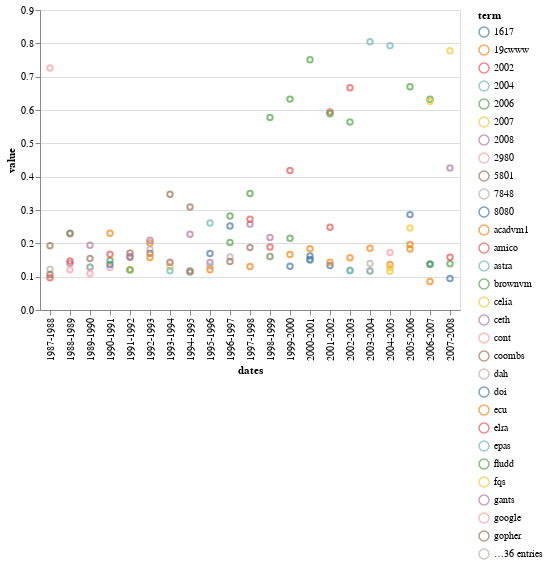

Write notebook code for a chart like this one.
### Code cell
melted_volume = empty_dataframe.melt(id_vars=['term', 'dates'])
alt.Chart(melted_volume).mark_point().encode(
    x='dates',
    y='value',
    color='term',
    tooltip=["term"],
).interactive()

### Figure 1 — Vega-Lite specification as saved in the notebook (floating-point values rounded to 4 significant figures)
{"config": {"view": {"continuousWidth": 400, "continuousHeight": 300}}, "data": {"name": "data-c2e3bdd705f23e50d4966d060541cb05"}, "mark": "point", "encoding": {"color": {"field": "term", "type": "nominal"}, "tooltip": [{"field": "term", "type": "nominal"}], "x": {"field": "dates", "type": "nominal"}, "y": {"field": "value", "type": "quantitative"}}, "selection": {"selector002": {"type": "interval", "bind": "scales", "encodings": ["x", "y"]}}, "$schema": "https://vega.github.io/schema/vega-lite/v4.17.0.json", "datasets": {"data-c2e3bdd705f23e50d4966d060541cb05": [{"term": "snobol", "dates": "1987-1988", "variable": "score", "value": 0.09691}, {"term": "vax", "dates": "1987-1988", "variable": "score", "value": 0.1928}, {"term": "rahtz", "dates": "1987-1988", "variable": "score", "value": 0.122}, {"term": "coombs", "dates": "1987-1988", "variable": "score", "value": 0.1066}, {"term": "utorepas", "dates": "1987-1988", "variable": "score", "value": 0.7259}, {"term": "penndrls", "dates": "1988-1989", "variable": "score", "value": 0.1399}, {"term": "utorepas", "dates": "1988-1989", "variable": "score", "value": 0.1207}, {"term": "na", "dates": "1988-1989", "variable": "score", "value": 0.1473}, {"term": "astra", "dates": "1988-1989", "variable": "score", "value": 0.2313}, {"term": "vax", "dates": "1988-1989", "variable": "score", "value": 0.2291}, {"term": "cont", "dates": "1989-1990", "variable": "score", "value": 0.1279}, {"term": "hypercard", "dates": "1989-1990", "variable": "score", "value": 0.1289}, {"term": "vax", "dates": "1989-1990", "variable": "score", "value": 0.1544}, {"term": "penndrls", "dates": "1989-1990", "variable": "score", "value": 0.1942}, {"term": "psc90", "dates": "1989-1990", "variable": "score", "value": 0.1098}, {"term": "iraq", "dates": "1990-1991", "variable": "score", "value": 0.1272}, {"term": "werman", "dates": "1990-1991", "variable": "score", "value": 0.1366}, {"term": "brownvm", "dates": "1990-1991", "variable": "score", "value": 0.1487}, {"term": "hussein", "dates": "1990-1991", "variable": "score", "value": 0.1673}, {"term": "saddam", "dates": "1990-1991", "variable": "score", "value": 0.2303}, {"term": "idbsu", "dates": "1991-1992", "variable": "score", "value": 0.1214}, {"term": "brownvm", "dates": "1991-1992", "variable": "score", "value": 0.1198}, {"term": "qs", "dates": "1991-1992", "variable": "score", "value": 0.1711}, {"term": "vax", "dates": "1991-1992", "variable": "score", "value": 0.158}, {"term": "uottawa", "dates": "1991-1992", "variable": "score", "value": 0.1608}, {"term": "lemme", "dates": "1992-1993", "variable": "score", "value": 0.2012}, {"term": "dah", "dates": "1992-1993", "variable": "score", "value": 0.182}, {"term": "qs", "dates": "1992-1993", "variable": "score", "value": 0.1701}, {"term": "acadvm1", "dates": "1992-1993", "variable": "score", "value": 0.1573}, {"term": "uottawa", "dates": "1992-1993", "variable": "score", "value": 0.2094}, {"term": "celia", "dates": "1993-1994", "variable": "score", "value": 0.1303}, {"term": "ugl", "dates": "1993-1994", "variable": "score", "value": 0.1421}, {"term": "ippe", "dates": "1993-1994", "variable": "score", "value": 0.1434}, {"term": "gopher", "dates": "1993-1994", "variable": "score", "value": 0.347}, {"term": "neach", "dates": "1993-1994", "variable": "score", "value": 0.1174}, {"term": "epas", "dates": "1994-1995", "variable": "score", "value": 0.1135}, {"term": "waxweb", "dates": "1994-1995", "variable": "score", "value": 0.1143}, {"term": "kevitt", "dates": "1994-1995", "variable": "score", "value": 0.1174}, {"term": "ippe", "dates": "1994-1995", "variable": "score", "value": 0.227}, {"term": "gopher", "dates": "1994-1995", "variable": "score", "value": 0.3093}, {"term": "8080", "dates": "1995-1996", "variable": "score", "value": 0.1692}, {"term": "ceth", "dates": "1995-1996", "variable": "score", "value": 0.1428}, {"term": "hasselmo", "dates": "1995-1996", "variable": "score", "value": 0.1319}, {"term": "19cwww", "dates": "1995-1996", "variable": "score", "value": 0.1206}, {"term": "epas", "dates": "1995-1996", "variable": "score", "value": 0.2607}, {"term": "xxx", "dates": "1996-1997", "variable": "score", "value": 0.2818}, {"term": "ninch", "dates": "1996-1997", "variable": "score", "value": 0.2028}, {"term": "kis", "dates": "1996-1997", "variable": "score", "value": 0.1594}, {"term": "5801", "dates": "1996-1997", "variable": "score", "value": 0.1454}, {"term": "ruhc", "dates": "1996-1997", "variable": "score", "value": 0.2518}, {"term": "htm", "dates": "1997-1998", "variable": "score", "value": 0.1308}, {"term": "5801", "dates": "1997-1998", "variable": "score", "value": 0.1874}, {"term": "gants", "dates": "1997-1998", "variable": "score", "value": 0.2576}, {"term": "elra", "dates": "1997-1998", "variable": "score", "value": 0.2722}, {"term": "ninch", "dates": "1997-1998", "variable": "score", "value": 0.3495}, {"term": "elra", "dates": "1998-1999", "variable": "score", "value": 0.1888}, {"term": "ecu", "dates": "1998-1999", "variable": "score", "value": 0.1605}, {"term": "gants", "dates": "1998-1999", "variable": "score", "value": 0.2173}, {"term": "ninch", "dates": "1998-1999", "variable": "score", "value": 0.5772}, {"term": "xml", "dates": "1998-1999", "variable": "score", "value": 0.1603}, {"term": "ninch", "dates": "1999-2000", "variable": "score", "value": 0.6327}, {"term": "amico", "dates": "1999-2000", "variable": "score", "value": 0.4182}, {"term": "ichim99", "dates": "1999-2000", "variable": "score", "value": 0.2154}, {"term": "htm", "dates": "1999-2000", "variable": "score", "value": 0.1667}, {"term": "hforums", "dates": "1999-2000", "variable": "score", "value": 0.1311}, {"term": "xml", "dates": "2000-2001", "variable": "score", "value": 0.1494}, {"term": "lachance", "dates": "2000-2001", "variable": "score", "value": 0.1623}, {"term": "ninch", "dates": "2000-2001", "variable": "score", "value": 0.7504}, {"term": "hforums", "dates": "2000-2001", "variable": "score", "value": 0.1513}, {"term": "htm", "dates": "2000-2001", "variable": "score", "value": 0.1835}, {"term": "lachance", "dates": "2001-2002", "variable": "score", "value": 0.1335}, {"term": "2002", "dates": "2001-2002", "variable": "score", "value": 0.5943}, {"term": "ninch", "dates": "2001-2002", "variable": "score", "value": 0.5886}, {"term": "amico", "dates": "2001-2002", "variable": "score", "value": 0.2481}, {"term": "htm", "dates": "2001-2002", "variable": "score", "value": 0.1435}, {"term": "2002", "dates": "2002-2003", "variable": "score", "value": 0.6669}, {"term": "ninch", "dates": "2002-2003", "variable": "score", "value": 0.564}, {"term": "xml", "dates": "2002-2003", "variable": "score", "value": 0.1175}, {"term": "tocs", "dates": "2002-2003", "variable": "score", "value": 0.1196}, {"term": "htm", "dates": "2002-2003", "variable": "score", "value": 0.1569}, {"term": "htm", "dates": "2003-2004", "variable": "score", "value": 0.1856}, {"term": "2980", "dates": "2003-2004", "variable": "score", "value": 0.1168}, {"term": "tocs", "dates": "2003-2004", "variable": "score", "value": 0.1172}, {"term": "7848", "dates": "2003-2004", "variable": "score", "value": 0.1394}, {"term": "2004", "dates": "2003-2004", "variable": "score", "value": 0.805}, {"term": "pdf", "dates": "2004-2005", "variable": "score", "value": 0.1164}, {"term": "2004", "dates": "2004-2005", "variable": "score", "value": 0.7929}, {"term": "google", "dates": "2004-2005", "variable": "score", "value": 0.1722}, {"term": "htm", "dates": "2004-2005", "variable": "score", "value": 0.1367}, {"term": "fqs", "dates": "2004-2005", "variable": "score", "value": 0.1268}, {"term": "2006", "dates": "2005-2006", "variable": "score", "value": 0.67}, {"term": "doi", "dates": "2005-2006", "variable": "score", "value": 0.2862}, {"term": "wikipedia", "dates": "2005-2006", "variable": "score", "value": 0.1828}, {"term": "fqs", "dates": "2005-2006", "variable": "score", "value": 0.2462}, {"term": "htm", "dates": "2005-2006", "variable": "score", "value": 0.1968}, {"term": "2006", "dates": "2006-2007", "variable": "score", "value": 0.6323}, {"term": "2007", "dates": "2006-2007", "variable": "score", "value": 0.6257}, {"term": "doi", "dates": "2006-2007", "variable": "score", "value": 0.1384}, {"term": "ubiquity", "dates": "2006-2007", "variable": "score", "value": 0.1368}, {"term": "wikipedia", "dates": "2006-2007", "variable": "score", "value": 0.08534}, {"term": "2008", "dates": "2007-2008", "variable": "score", "value": 0.4263}, {"term": "2007", "dates": "2007-2008", "variable": "score", "value": 0.7775}, {"term": "fludd", "dates": "2007-2008", "variable": "score", "value": 0.1388}, {"term": "1617", "dates": "2007-2008", "variable": "score", "value": 0.09477}, {"term": "wmccarty", "dates": "2007-2008", "variable": "score", "value": 0.1583}]}}
